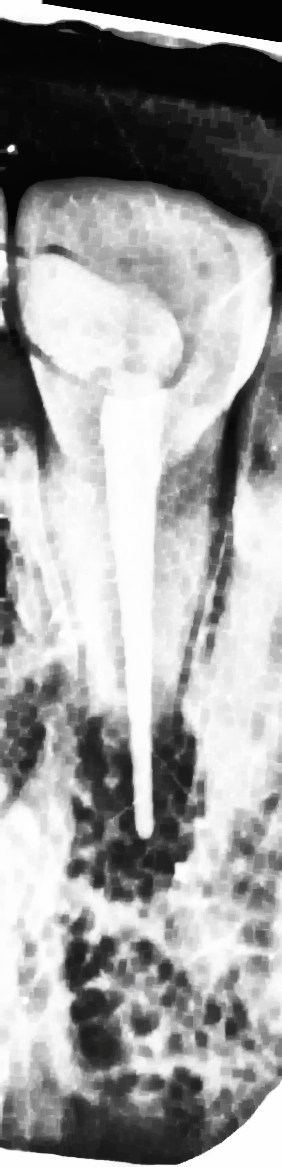
#> input picture data/abscess/raw/BlackRemove/L11_clahe_sigmoid.png, 282 x 1167 px; its folder holds only this picture in this run
$ python texture_enhance.py   (older library calls are emulated)
#> lines starting #> are read from the running program, lines starting #| are printed output that depends on the picture; after the words box and inside, x2 and y2 are one past the last pixel; in counts of white or black regions, pixels touching at a corner belong together
"""
texture_processing.py
─────────────────────
This script applies the texture analysis techniques from the Python Basic Image Texture Analysis Guide:
1. Extracts texture features (Contrast, Energy, Homogeneity) using GLCM (Gray-Level Co-occurrence Matrix).
2. Applies a Gabor filter to detect and extract texture.
3. REMOVES texture from the image using edge-preserving smoothing (Bilateral Filtering),
   which smooths out textures while keeping the structural edges (like tooth boundaries) intact.

Outputs are saved to the 'texture_processed' directory.
"""

import os
import cv2
import numpy as np
from skimage.feature import graycomatrix, graycoprops
# from skimage.filters import gabor


INPUT_DIR = '../../../data/abscess/raw/BlackRemove'
OUTPUT_DIR = '../../../data/abscess/raw/texture_output'
os.makedirs(OUTPUT_DIR, exist_ok=True)

def analyze_and_remove_texture(image_path, filename):
#> called with filename = 'L11_clahe_sigmoid.png'
    print(f"\nProcessing: {filename}")

    # Load image in grayscale (as recommended by the guide)
    img_gray = cv2.imread(image_path, cv2.IMREAD_GRAYSCALE)
#> img_gray: shape (1167, 282); min 4, max 254, mean 154.7
    if img_gray is None:
        print(f"Could not read {image_path}")
        return

    # Load original image for texture removal to preserve colors/alpha if needed
    img_original = cv2.imread(image_path, cv2.IMREAD_UNCHANGED)

    # 1. TEXTURE ANALYSIS (GLCM) - From the Guide

    glcm = graycomatrix(img_gray, distances=[1], angles=[0], levels=256, symmetric=True, normed=True)

    # Extract features
    contrast = graycoprops(glcm, 'contrast')[0, 0]
#> contrast = 74.04
    energy = graycoprops(glcm, 'energy')[0, 0]
#> energy = 0.0677
    homogeneity = graycoprops(glcm, 'homogeneity')[0, 0]
#> homogeneity = 0.557

    print(f"  - Contrast:    {contrast:.2f}")
#|   - Contrast:    74.04
    print(f"  - Energy:      {energy:.4f}")
#|   - Energy:      0.0677
    print(f"  - Homogeneity: {homogeneity:.4f}")
#|   - Homogeneity: 0.5572

    # 2. APPLY GABOR FILTER - From the Guide
    # filt_real, filt_imag = gabor(img_gray, frequency=0.6)

    # Convert the real part of the Gabor filter to a visible image format (0-255)
    # gabor_vis = cv2.normalize(filt_real, None, 0, 255, cv2.NORM_MINMAX).astype(np.uint8)

    # Save the extracted texture (Gabor)
    # gabor_output_path = os.path.join(OUTPUT_DIR, f"gabor_texture_{filename}")
    # cv2.imwrite(gabor_output_path, gabor_vis)

    # 3. REMOVE TEXTURES (Smoothing)

    if len(img_original.shape) == 3 and img_original.shape[2] == 4:
        # If it has an alpha channel (RGBA), process only RGB, then merge alpha back
        b, g, r, a = cv2.split(img_original)
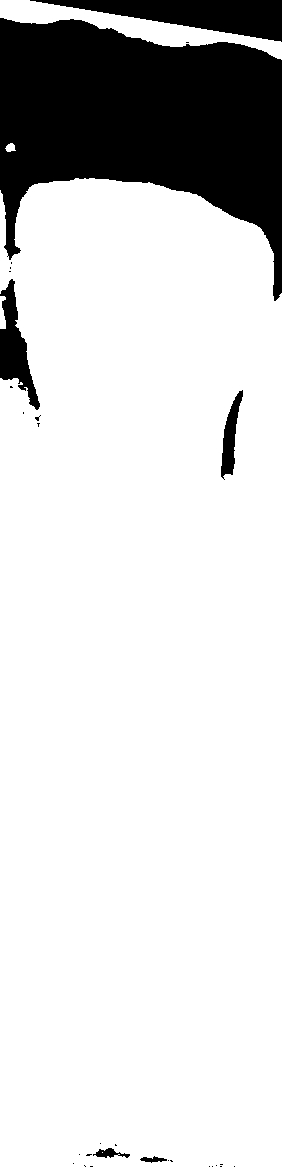
#> a: shape (1167, 282); 83.3% white; 29 black regions (23 under 20 px), largest, box (x1, y1, x2, y2) and area: (0, 18, 282, 301) 46144, (30, 0, 282, 42) 5329, (0, 279, 40, 410) 2194, (221, 390, 243, 480) 883, (93, 1148, 130, 1158) 182, (140, 1156, 167, 1163) 101
        img_rgb = cv2.merge([b, g, r])
#> img_rgb is the input picture: shape (1167, 282, 3); mean B, G, R 154.7, 154.7, 154.7

        # 1. Remove fine-grained noise (rough texture)
        denoised_rgb = cv2.fastNlMeansDenoisingColored(img_rgb, None, h=10, hColor=10, templateWindowSize=7, searchWindowSize=21)

        # 2. Apply bilateral filter
        texture_removed_rgb = cv2.bilateralFilter(denoised_rgb, d=9, sigmaColor=50, sigmaSpace=50)

        # Merge alpha back
        texture_removed = cv2.merge([
            texture_removed_rgb[:,:,0],
            texture_removed_rgb[:,:,1],
            texture_removed_rgb[:,:,2],
            a
        ])
    else:
        # Standard BGR or Grayscale
        if len(img_original.shape) == 3:
            # 1. Remove fine-grained noise (rough texture)
            denoised = cv2.fastNlMeansDenoisingColored(img_original, None, h=10, hColor=10, templateWindowSize=7, searchWindowSize=21)
        else:
            # 1. Remove fine-grained noise (rough texture)
            denoised = cv2.fastNlMeansDenoising(img_original, None, h=10, templateWindowSize=7, searchWindowSize=21)

        # 2. Apply bilateral filter
        texture_removed = cv2.bilateralFilter(denoised, d=9, sigmaColor=50, sigmaSpace=50)

    # Save the texture-removed image
    removed_output_path = os.path.join(OUTPUT_DIR, f"texture_removed_{filename}")
    cv2.imwrite(removed_output_path, texture_removed)

    # print(f"  -> Saved Gabor texture extraction to: {gabor_output_path}")
    print(f"  -> Saved Texture-REMOVED image to:    {removed_output_path}")


if __name__ == '__main__':
    print("=" * 60)
    print("Image Texture Analysis and Removal Pipeline")
    print("=" * 60)

    supported_exts = ('.png', '.jpg', '.jpeg')
    files = [f for f in os.listdir(INPUT_DIR) if f.lower().endswith(supported_exts)]

    if not files:
        print(f"No images found in {INPUT_DIR}.")
    else:
        for filename in files:
            image_path = os.path.join(INPUT_DIR, filename)
            analyze_and_remove_texture(image_path, filename)

    print("\nProcessing complete!")

$ run again, on data/abscess/raw/BlackRemove/L1_clahe_sigmoid.png
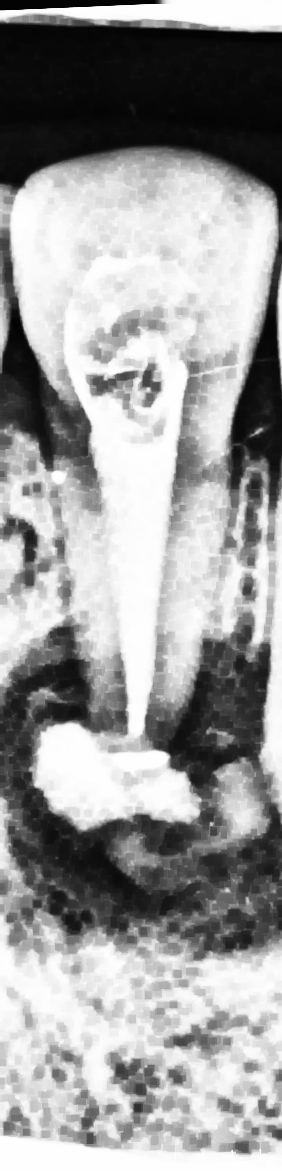
#> input picture data/abscess/raw/BlackRemove/L1_clahe_sigmoid.png, 282 x 1171 px
#> contrast = 77.99
#> energy = 0.0678
#> homogeneity = 0.539
#|   - Contrast:    77.99
#|   - Energy:      0.0678
#|   - Homogeneity: 0.5394
#> in analyze_and_remove_texture, `b, g, r, a = cv2.split(img_original)`:
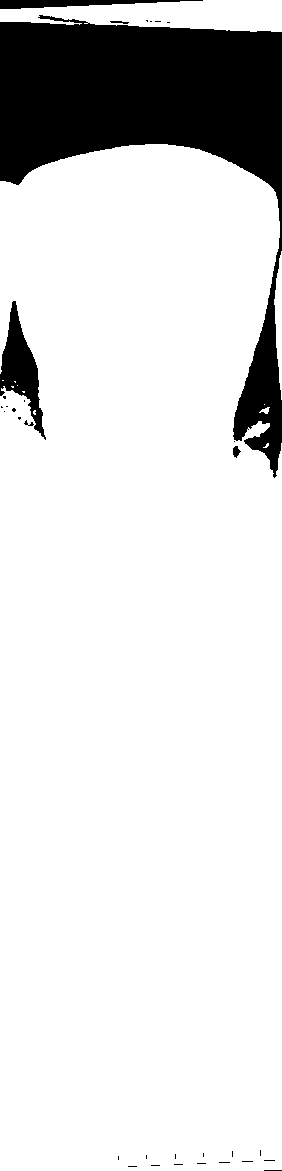
#> a: shape (1171, 282); 86% white; 32 black regions (26 under 20 px), largest, box (x1, y1, x2, y2) and area: (0, 15, 282, 478) 42433, (0, 301, 46, 440) 2503, (0, 0, 203, 9) 1008, (233, 446, 241, 458) 60, (110, 21, 129, 24) 35, (24, 420, 34, 426) 25
#> in analyze_and_remove_texture, img_rgb is the input picture: shape (1171, 282, 3); mean B, G, R 155.6, 155.6, 155.6

$ run again, on data/abscess/raw/BlackRemove/L22_clahe_sigmoid.png
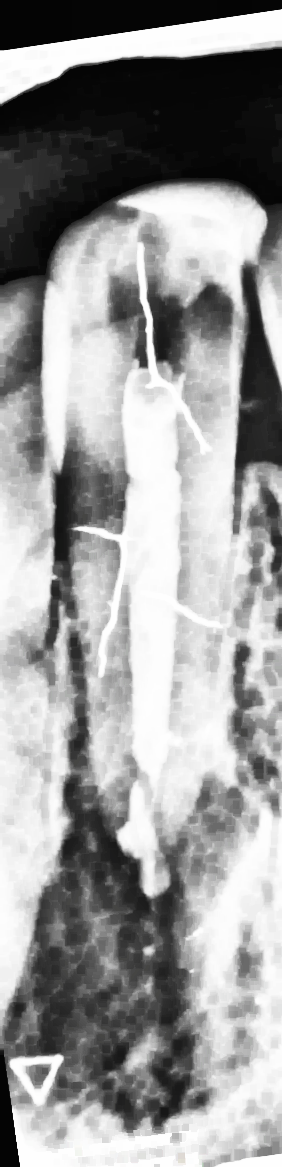
#> input picture data/abscess/raw/BlackRemove/L22_clahe_sigmoid.png, 282 x 1167 px
#> contrast = 87.94
#> energy = 0.0704
#> homogeneity = 0.532
#|   - Contrast:    87.94
#|   - Energy:      0.0704
#|   - Homogeneity: 0.5323
#> in analyze_and_remove_texture, `b, g, r, a = cv2.split(img_original)`:
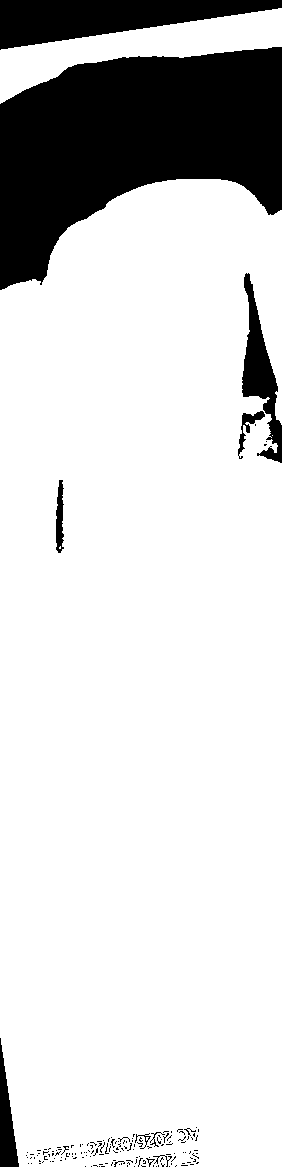
#> a: shape (1167, 282); 83% white; 165 black regions (154 under 20 px), largest, box (x1, y1, x2, y2) and area: (0, 47, 282, 290) 41969, (0, 0, 282, 50) 8121, (242, 273, 282, 463) 2910
#> in analyze_and_remove_texture, img_rgb is the input picture: shape (1167, 282, 3); mean B, G, R 152.3, 152.3, 152.3

$ run again, on data/abscess/raw/BlackRemove/L3_clahe_sigmoid.png
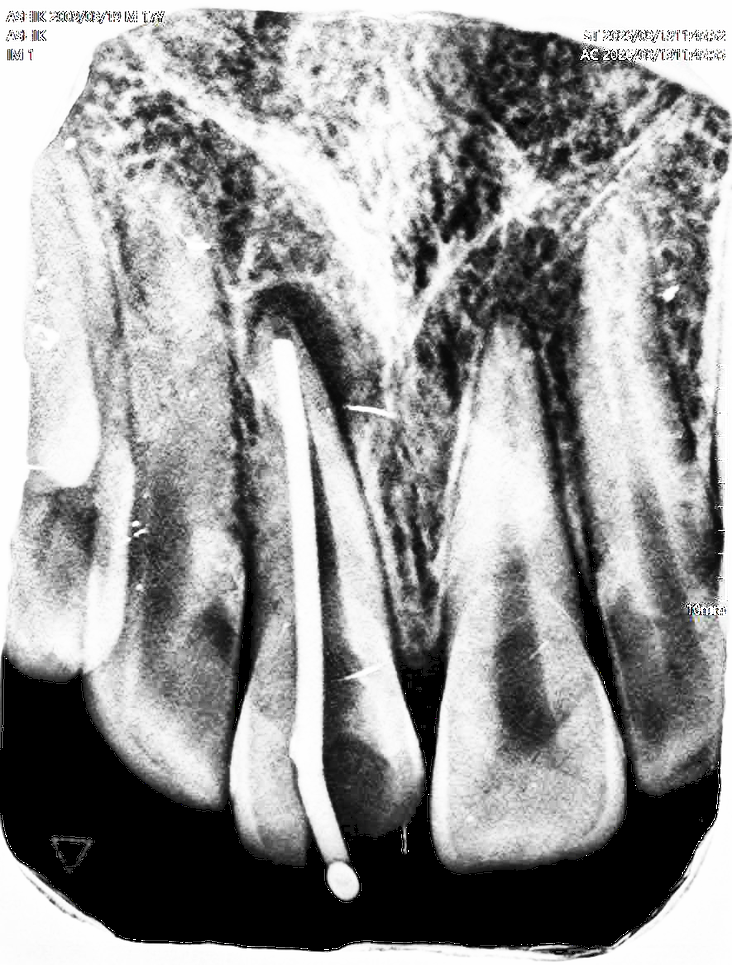
#> input picture data/abscess/raw/BlackRemove/L3_clahe_sigmoid.png, 732 x 965 px, shrunk from 885 x 1167 before the run
#> contrast = 332.5
#> energy = 0.138
#> homogeneity = 0.342
#|   - Contrast:    332.54
#|   - Energy:      0.1384
#|   - Homogeneity: 0.3415
#> in analyze_and_remove_texture, `b, g, r, a = cv2.split(img_original)`:
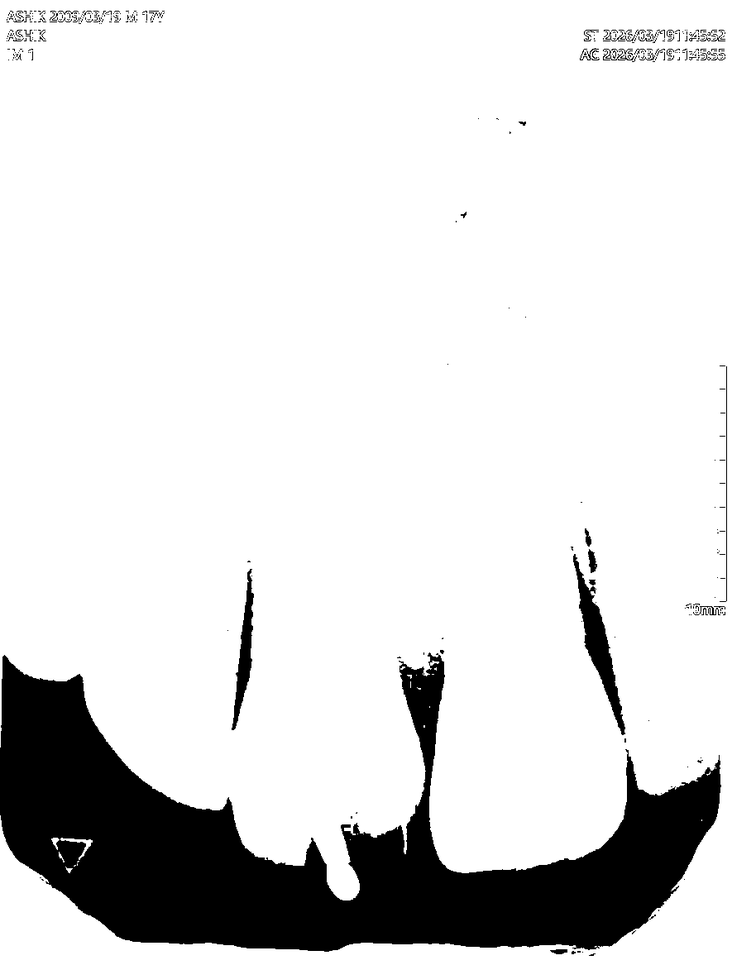
#> a: shape (965, 732); min 0, max 255, mean 220.6
#> in analyze_and_remove_texture, img_rgb is the input picture: shape (965, 732, 3); mean B, G, R 151.5, 151.5, 151.4

$ run again, on data/abscess/raw/BlackRemove/L13_clahe_sigmoid.png
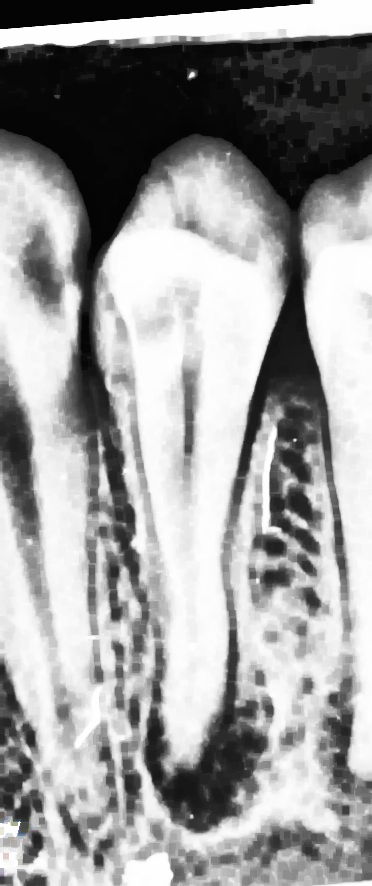
#> input picture data/abscess/raw/BlackRemove/L13_clahe_sigmoid.png, 372 x 886 px
#> contrast = 113.2
#> energy = 0.0748
#> homogeneity = 0.572
#|   - Contrast:    113.18
#|   - Energy:      0.0748
#|   - Homogeneity: 0.5725
#> in analyze_and_remove_texture, `b, g, r, a = cv2.split(img_original)`:
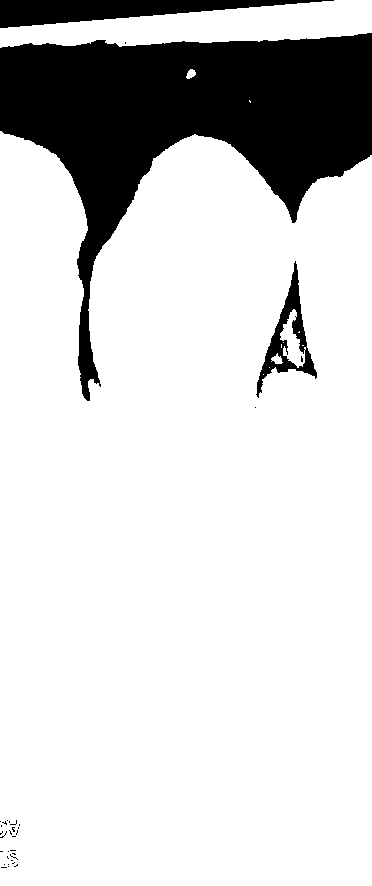
#> a: shape (886, 372); 82.7% white; 33 black regions (30 under 20 px), largest, box (x1, y1, x2, y2) and area: (0, 33, 372, 401) 50212, (0, 0, 334, 28) 4781, (256, 261, 317, 398) 2009
#> in analyze_and_remove_texture, img_rgb is the input picture: shape (886, 372, 3); mean B, G, R 156.9, 156.9, 156.8
